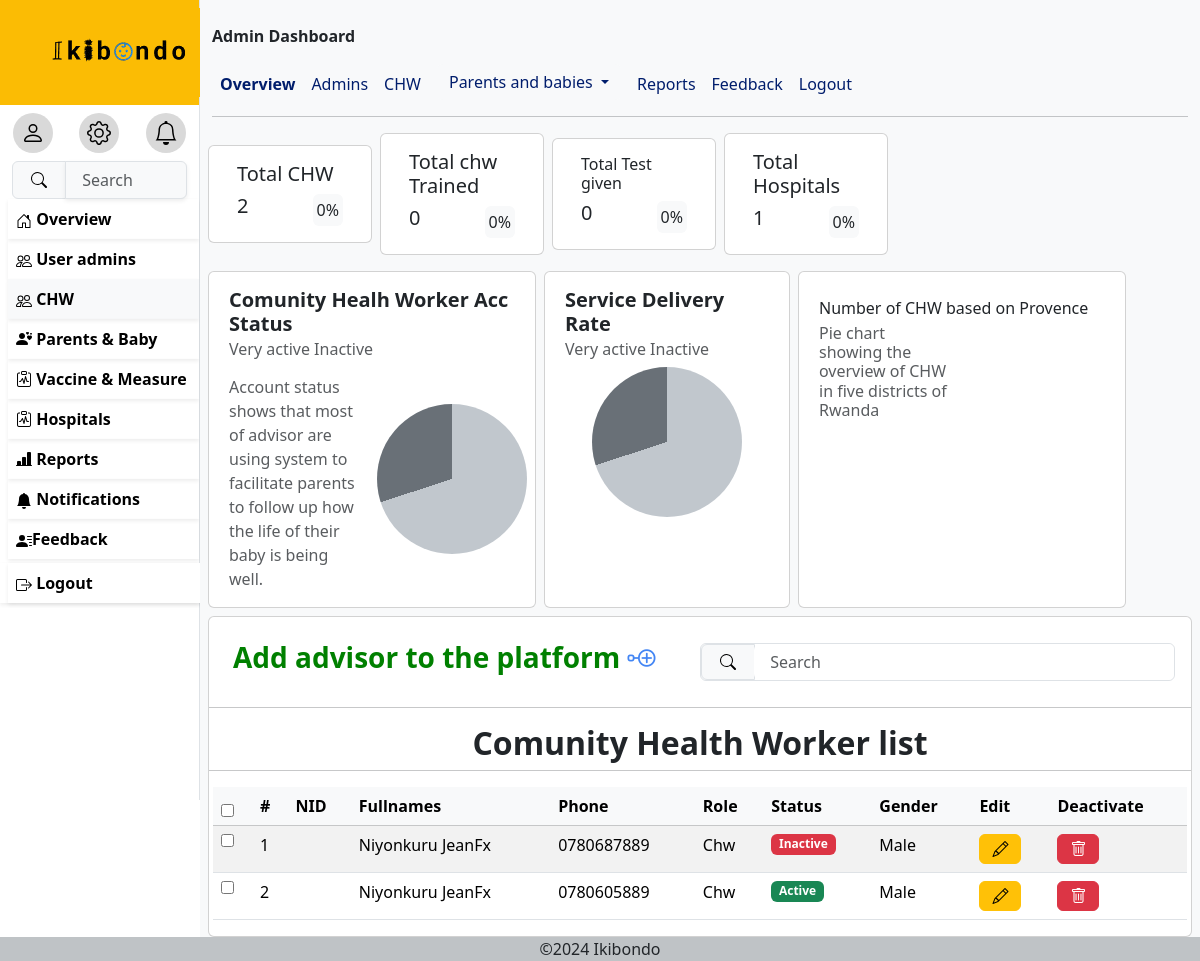
Screenshot of /chw (signed in) with the database file from the repository.
### ikibondoapp/models.py (models this page shows, shortened)
class Myuser(AbstractUser):
    ROLE_CHOICES = [
        ('Nurse', 'Nurse'),
        ('Superadmin', 'Superadmin'),
        ('Chw', 'Chw'),
        ('Parent', 'Parent'),
    ]
    GENDER_CHOICES = [
        ('Male', 'Male'),
        ('Female', 'Female'),
    ]
    username=None
    phone_number=models.CharField(max_length=10,validators=[
            RegexValidator(
                regex=r'^\d{10}$',
                message="Phone number must be 10 digits long.",
                code='invalid_phone_number'
            )
            ],
        unique=True)
    email=models.EmailField(unique=True,blank=True)
    role=models.CharField(choices=[('Nurse','Nurse'),('Superadmin','Superadmin'),('Chw','Chw'),('Parent','Parent')],max_length=50)
    gender= models.CharField(choices=[('Male','Male'),('Female','Female')],max_length=20)
    Age= models.PositiveIntegerField(null=True,validators=[
            RegexValidator(
                regex=r'^\d{2}$',
                message="age must be 2 digits long.",
                code='invalid_age_value'
            )
            ])
    need_password_change=models.BooleanField(default=True)
    USERNAME_FIELD='phone_number'
    REQUIRED_FIELDS=['email']
    object=CustomUserManager()

### ikibondoapp/views.py (the view)
# urls.py: path('chw',chw,name='chw'),
@login_required(login_url='/login/')
def chw(request):
    user=request.user
    myuser=Myuser.objects.filter(role='Chw').order_by('-date_joined')
    return render(request,'chw.html',{'user':user,'userss':myuser,'totals':total})

### TEMPLATES/chw.html (shortened to what this page needs)
{% extends 'base.html' %}
{%block menu%}
     <a href="{% url 'useradmin' %}" class="remove">
      <div class="p-2 ms-2 shadow-sm fw-bold hovs">
        Overview</div>
     </a>
     {%if user.role == 'Superadmin'%}
     <a href="{% url 'admins'%}" class="remove">
      <div class="p-2 ms-2 shadow-sm fw-bold hovs">
        User admins
       </div>
     </a>
     {%endif%}
     {% if user.role == 'Superadmin' or user.role == 'Nurse'%}
     <a href="{% url 'chw'%}" class="remove">
      <div class="p-2 ms-2 shadow-sm fw-bold bg-light  hovs">
        CHW
       </div>
     </a>
     {%endif%}
     <a href="{% url 'parents' %}" class="remove hovs">
      <div class="p-2  ms-2 shadow-sm fw-bold hovs">
        <i class="bi bi-person-hearts"></i>
         Parents & Baby</div>
     </a>
     <a href="{% url 'vaccine' %}" class="remove">
      <div class="p-2 ms-2 shadow-sm fw-bold hovs">
        <i class="bi bi-clipboard-pulse"></i>
         Vaccine & Measure</div>
     </a>
     {% if user.role == 'Superadmin' or user.role == 'Nurse'%}
     <a href="{% url 'hospitals' %}" class="remove">
      <div class="p-2 ms-2 shadow-sm fw-bold  hovs">
        <i class="bi bi-clipboard-pulse"></i>
         Hospitals</div>
     </a>
     <a href="{% url 'reports' %}" class="remove">
      <div class="p-2 ms-2 shadow-sm fw-bold  hovs">
        <i class="bi bi-bar-chart-line-fill"></i>
        Reports</div>
     </a>
     {%endif%}
     <a href="{% url 'notification'%}" class="remove">
      <div class="p-2 ms-2 shadow-sm fw-bold  hovs">
        <svg xmlns="http://www.w3.org/2000/svg" width="16" height="16" fill="currentColor" class="bi bi-bell-fill" viewBox="0 0 16 16">
          <path d="M8 16a2 2 0 0 0 2-2H6a2 2 0 0 0 2 2m.995-14.901a1 1 0 1 0-1.99 0A5 5 0 0 0 3 6c0 1.098-.5 6-2 7h14c-1.5-1-2-5.902-2-7 0-2.42-1.72-4.44-4.005-4.901"/>
        </svg>
         Notifications</div>
     </a>
     {%if user.role == 'Superadmin' or user.role == 'Nurse'%}
     <a href="{% url 'adminfeedback'%}" class="remove">
      <div class="p-2 ms-2 shadow-sm fw-bold  hovs">
        Feedback
        </div>
     </a>
     {%endif%}
        <div>
        <form method="post" action="{% url 'logout' %}" class="container-fluid p-0 shadow-sm mt-1">
          <button type="submit" class="p-2 ms-2 shadow-sm fw-bold container-fluid border-0 bg-white text-start hovs">
             Logout</button>
          </form>
         </div>
{%endblock%}
{% block content%}
            <div class="row px-2 hstack gap-2">
               <div class="card col-md-2 hov">
                 <div class="card-body">
                   <h5 class="card-title">Total CHW</h5>
                   <div class="hstack">
                   <div class="card-link fs-5 h1">
                    {{totals.totalchw}}
                   </div>
                   <div class="card-link bg-light p-1 rounded ms-auto">0%</div>
                   </div>
                 </div>
               </div>
               <div class="card col-md-2 hov">
                 <div class="card-body">
                   <h5 class="card-title">Total chw Trained</h5>
                   <div class="hstack">
                   <div class="card-link fs-5 h1">{{totals.totalbabies}}</div>
                   <div class="card-link bg-light rounded p-1 ms-auto">0%</div>
                   </div>
                 </div>
               </div>
               <div class="card col-md-2 hov">
                 <div class="card-body">
                   <h5 class="card-title h6">Total Test given</h5>
                   <div class="hstack">
                   <div class="card-link fs-5 h1">{{totals.totaltests}}</div>
                   <div class="card-link bg-light rounded p-1 ms-auto">0%</div>
                   </div>
                 </div>
               </div>
               <div class="card col-md-2 hov">
                 <div class="card-body">
                   <h5 class="card-title">Total Hospitals</h5>
                   <div class="hstack">
                   <div class="card-link fs-5 h1">{{totals.totalhospital}}</div>
                   <div class="card-link bg-light hov rounded p-1 ms-auto">0%</div>
                   </div>
                 </div>
               </div>
             </div>
             <div class="gx-2 row gap-2 mt-3">
               <div class="card col-md-4">
                 <div class="card-body">
                   <h5 class="card-title"><b>Comunity Healh Worker Acc Status</b></h5>
                   <h6 class="card-subtitle mb-2 text-body-secondary">Very active Inactive</h6>
                   <div class="hstack row">
                    <p class="card-subtitle mt-2 text-body-secondary col-md-6">Account status shows that most of advisor are using system to facilitate parents to follow up how the life of their baby is being well.</p>
                    <div class="circle-graph ms-auto col-md-6"></div>
                   </div>
                 </div>
               </div>
               <div class="card col-md-3">
                 <div class="card-body">
                   <h5 class="card-title"><b>Service Delivery Rate</b></h5>
                   <h6 class="card-subtitle mb-2 text-body-secondary">Very active  Inactive</h6>
                   <div class="circle-graph m-auto"></div>
                 </div>
               </div>
               <div class="card col-md-4">
                 <div class="card-body">
                   <div class="card-title">Number of CHW based on Provence</div>
                   <div class="vstack row">
                    <h6 class="card-subtitle mb-2 text-body-secondary col-md-6">Pie chart showing the overview of CHW in five districts of Rwanda </h6>
                   </div>
                 </div>
               </div>
             </div>
             <div class="row gx-2 card  mt-2">
                <div class="card-body">
               <div class="hstack">
                <a href="{% url 'addchw' %}" style="text-decoration: none;color: #000;">
                  <h3 class="p-2" style="color:green;font-weight: bold;">Add advisor to the platform <i class="bi bi-node-plus" style="color:#4285F4;"></i></h3>
                </a>
                <form class="form-control ms-auto p-0 w-50">
                    <div class="input-group">
                      <span class="input-group-text" id="basic-addon1"><button type="button" class="border-0 bg-light">
                        <svg xmlns="http://www.w3.org/2000/svg" width="16" height="16" fill="currentColor" class="bi bi-search" viewBox="0 0 16 16">
                        <path d="M11.742 10.344a6.5 6.5 0 1 0-1.397 1.398h-.001q.044.06.098.115l3.85 3.85a1 1 0 0 0 1.415-1.414l-3.85-3.85a1 1 0 0 0-.115-.1zM12 6.5a5.5 5.5 0 1 1-11 0 5.5 5.5 0 0 1 11 0"/>
                        </svg>
                        </button>
                      </span>
                      <input type="text" class="form-control rounded border-0" placeholder=" Search" aria-label="Username" aria-describedby="basic-addon1">
                    </div>
                  </form>
               </div>
             </div>
             <hr>
             <h2><center><b>Comunity Health Worker list</b></center></h2>
             <hr>
             <div class="table-responsive ">
                <table class="table table-striped table-hover ">
                    <thead class="table-light">
                        <th scope="col"><input type="checkbox" id="selectAll"/></th>
                        <th scope="col">#</th>
                        <th scope="col">NID</th>
                        <th scope="col">Fullnames</th>
                        <th scope="col">Phone</th>
                        <th scope="col">Role</th>
                        <th scope="col">Status</th>
                        <th scope="col">Gender</th>
                        <th scope="col">Edit</th>
                        <th scope="col">Deactivate</th>
                    </thead>
                    <tbody id="userTableBody">
                      {% for users in userss %}
                      <tr>
                        <td><input type="checkbox" class="userCheckbox" /></td>
                        <td>{{ forloop.counter }}</td>
                        <td>{{ chw.nid }}</td>
                        <td>{{ users.first_name }} {{ users.last_name }}</td>
                        <td>{{ users.phone_number }}</td>
                        <td>{{ users.role }}</td>
                        <td>
                          {%if users.is_active %}
                          <span class="badge bg-success">Active</span>
                          {%else%}
                          <span class="badge bg-danger">Inactive</span>
                          {%endif%}
                        </td>
                        <td>{{ users.gender }}</td>
                        <td>
                          <a href="{% url 'userdetail' phone=users.phone_number %}">
                          <button
                            class="btn btn-md btn-warning editButton"
                            data-bs-toggle="modal"
                            data-bs-target="#editUserModal"
                          >
                            <i class="bi bi-pencil"></i>
                          </button>
                        </a>
                        </td>
                        <td>
                          <button class="btn btn-md btn-danger deleteButton">
                            <i class="bi bi-trash"></i>
                          </button>
                        </td>
                      </tr>
                      {% empty %}
                      <tr>
                        <td colspan="10" class="text-center">No users found</td>
                      </tr>
                      {% endfor %}
                    </tbody>
                 </table>
             </div>
            </div>
{%endblock%}

### TEMPLATES/base.html (style rules this page uses)
*, *::before, *::after { box-sizing: border-box; }
* { margin: 0; }
body { font-family: system-ui; max-width: 100%; margin-inline: auto; }
.circle-graph { width: 150px; height: 150px; border-radius: 50%; background: conic-gradient( #C1C7CD 0% 70%, #697077 70% 100% ); }
.remove { text-decoration: none; color: #000; font-weight: bolder; }

### rows the page displays
Myuser: first_name "Niyonkuru", last_name "JeanFx", phone_number "0780687889", role "Chw", is_active "Inactive", gender "Male"
Myuser: first_name "Niyonkuru", last_name "JeanFx", phone_number "0780605889", role "Chw", is_active "Active", gender "Male"

### other values shown
{{ totals.totalchw }} "2"
{{ totals.totalbabies }} "0"
{{ totals.totaltests }} "0"
{{ totals.totalhospital }} "1"
